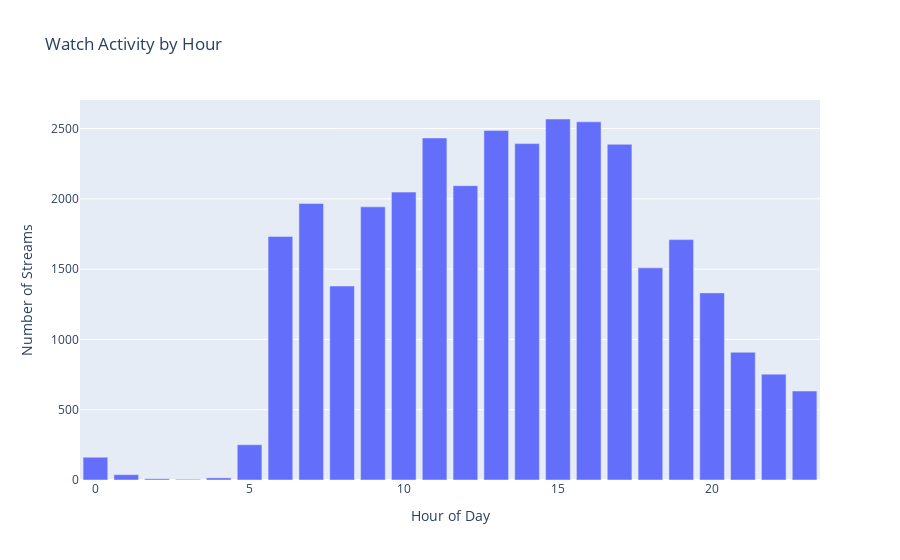

Here is the notebook cell this chart was saved with:
### Code cell
hourly_df.plot(kind="bar", x="hour", y="count")
plt.title("Watch Activity by Hour")
plt.xlabel("Hour of the Day")
plt.ylabel("Number of Streams")
plt.show()

fig = px.bar(
    hourly_df,
    x="hour",
    y="count",
    title="Watch Activity by Hour",
    labels={"hour" : "Hour of Day", "count" : "Number of Streams"}
)
fig.show()

### Figure 1 — Plotly figure (JSON) as saved in the notebook; plotly's stock layout.template omitted (floating-point values rounded to 4 significant figures)
{"data": [{"hovertemplate": "Hour of Day=%{x}<br>Number of Streams=%{y}<extra></extra>", "legendgroup": "", "marker": {"color": "#636efa", "pattern": {"shape": ""}}, "name": "", "orientation": "v", "showlegend": false, "textposition": "auto", "type": "bar", "x": [0, 1, 2, 3, 4, 5, 6, 7, 8, 9, 10, 11, 12, 13, 14, 15, 16, 17, 18, 19, 20, 21, 22, 23], "xaxis": "x", "y": [162, 38, 9, 5, 15, 251, 1733, 1967, 1380, 1943, 2048, 2433, 2094, 2486, 2393, 2568, 2548, 2388, 1509, 1710, 1331, 909, 753, 633], "yaxis": "y"}], "layout": {"barmode": "relative", "legend": {"tracegroupgap": 0}, "title": {"text": "Watch Activity by Hour"}, "xaxis": {"anchor": "y", "domain": [0, 1], "title": {"text": "Hour of Day"}}, "yaxis": {"anchor": "x", "domain": [0, 1], "title": {"text": "Number of Streams"}}}}
